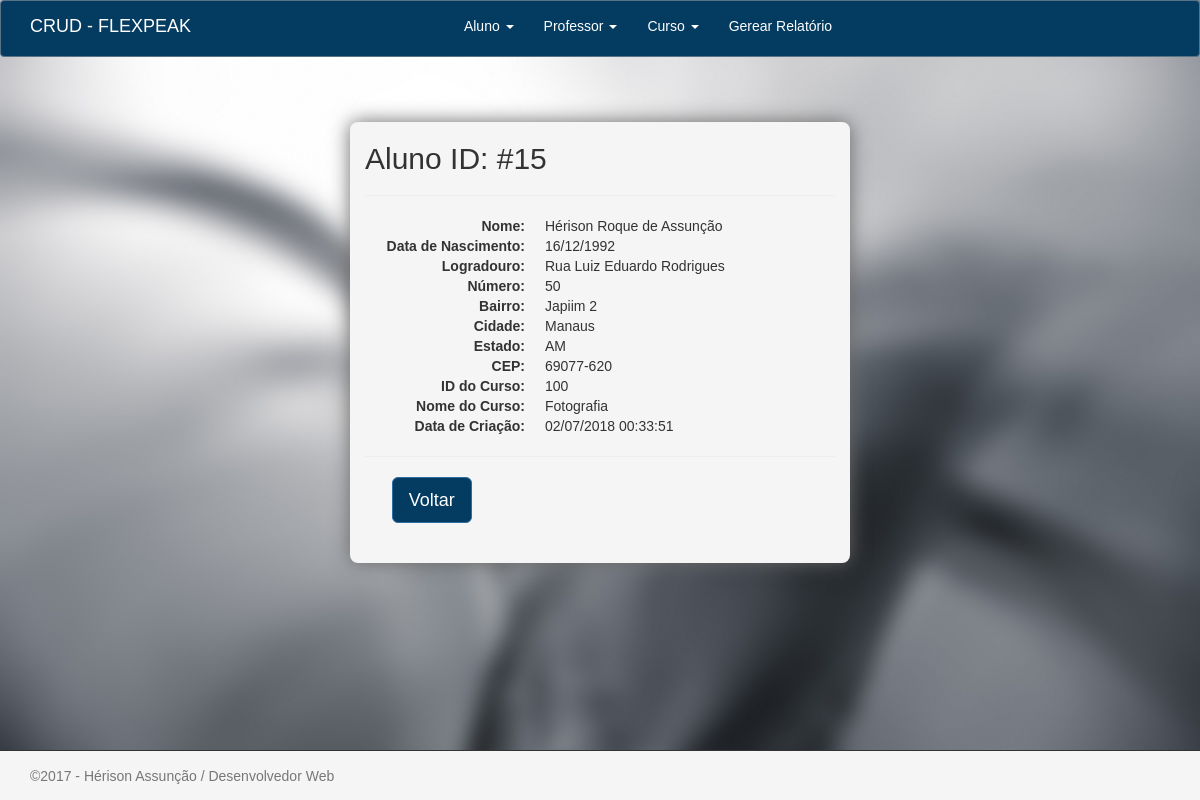
The app's page /alunos/visualizaraluno/15 with its own data.
### tables this page shows
CREATE TABLE `alunos` (
  `id_aluno` int(11) NOT NULL,
  `nome` varchar(150) NOT NULL,
  `data_nascimento` date NOT NULL,
  `logradouro` varchar(150) NOT NULL,
  `numero` varchar(10) NOT NULL,
  `bairro` varchar(100) NOT NULL,
  `cidade` varchar(100) NOT NULL,
  `estado` varchar(50) NOT NULL,
  `data_criacao` timestamp NOT NULL DEFAULT CURRENT_TIMESTAMP,
  `cep` varchar(15) NOT NULL,
  `id_curso` int(11) DEFAULT '0'
);

CREATE TABLE `cursos` (
  `id_curso` int(11) NOT NULL,
  `nome` varchar(150) NOT NULL,
  `data_criacao` timestamp NOT NULL DEFAULT CURRENT_TIMESTAMP,
  `id_professor` int(11) DEFAULT '0'
);

### application/controllers/Alunos.php (called while the page is built, shortened)
<?php
class Alunos extends CI_Controller{
    public function VisualizarAluno($id){
        $this->load->model('alunos_model');
        $query = $this->alunos_model->selecionarId($id);
        $dados['aluno'] = $query;
        $this->load->view('alunos/visualizar-aluno', $dados);
    }
}
?>

### index.php (called while the page is built, shortened)
<?php
require_once BASEPATH.'core/CodeIgniter.php';

### application/models/Alunos_model.php (called while the page is built, shortened)
<?php
class alunos_model extends CI_Model{
    public function selecionarId($id = NULL)
    {
        if ($id != NULL):
            $this->db->select('id_aluno, a.nome nome_aluno, data_nascimento, logradouro, numero, bairro, cidade, estado, cep, c.id_curso, c.nome nome_curso, a.data_criacao');
            $this->db->from('alunos a');
            $this->db->join('cursos c', 'a.id_curso = c.id_curso');
            $this->db->where('id_aluno', $id);
            $query = $this->db->get();
            return $query->row();
        endif;
    }
}

### application/views/alunos/visualizar-aluno.php (the view, shortened to what this page needs)
<div class="container bloco-visualizar">
    <h2>Aluno ID: #<?php echo $aluno->id_aluno; ?></h2>
    <hr>
    <div class="dl-horizontal">
        <dt>Nome: </dt>
        <dd><?php echo $aluno->nome_aluno; ?></dd>
        <dt>Data de Nascimento: </dt>
        <dd><?php echo date("d/m/Y", strtotime($aluno->data_nascimento)); ?></dd>
        <dt>Logradouro: </dt>
        <dd><?php echo $aluno->logradouro; ?></dd>
        <dt>Número: </dt>
        <dd><?php echo $aluno->numero; ?></dd>
        <dt>Bairro: </dt>
        <dd><?php echo $aluno->bairro; ?></dd>
        <dt>Cidade: </dt>
        <dd><?php echo $aluno->cidade; ?></dd>
        <dt>Estado: </dt>
        <dd><?php echo $aluno->estado; ?></dd>
        <dt>CEP: </dt>
        <dd><?php echo $aluno->cep; ?></dd>
        <dt>ID do Curso: </dt>
        <dd><?php echo $aluno->id_curso; ?></dd>
        <dt>Nome do Curso: </dt>
        <dd><?php echo $aluno->nome_curso; ?></dd>
        <dt>Data de Criação: </dt>
        <dd><?php echo date("d/m/Y H:i:s", strtotime($aluno->data_criacao)); ?></dd>
    </div>
    <hr>
    <div class="row">
        <div class="col-xs-offset-1">
            <a href="<?=base_url('alunos/gerenciar-aluno')?>" class="btn btn-lg btn-primary"><i class=""></i>Voltar</a>
        </div>
    </div>
</div>

### assets/css/estilo.css (style rules this page uses)
html, body { height: 100%; background: url(../img/img1.jpg) no-repeat center #333; background-size: cover; }
html, * { margin: 0; padding: 0; }
body { font-family: 'calibri light', calibri, arial, sans-serif; }
.bloco-visualizar { width: 500px; margin-top: 65px; padding-bottom: 40px; background-color: whitesmoke; border-radius: 8px; box-shadow: 0px 0px 20px #666; }
.btn-primary { background-color: #043b60 !important; }

### records on screen
alunos: id_aluno "15", nome "Hérison Roque de Assunção", data_nascimento "16/12/1992", logradouro "Rua Luiz Eduardo Rodrigues", numero "50", bairro "Japiim 2", cidade "Manaus", estado "AM", cep "69077-620", id_curso.id_curso "100", id_curso.nome "Fotografia", data_criacao "02/07/2018 00:33:51"
